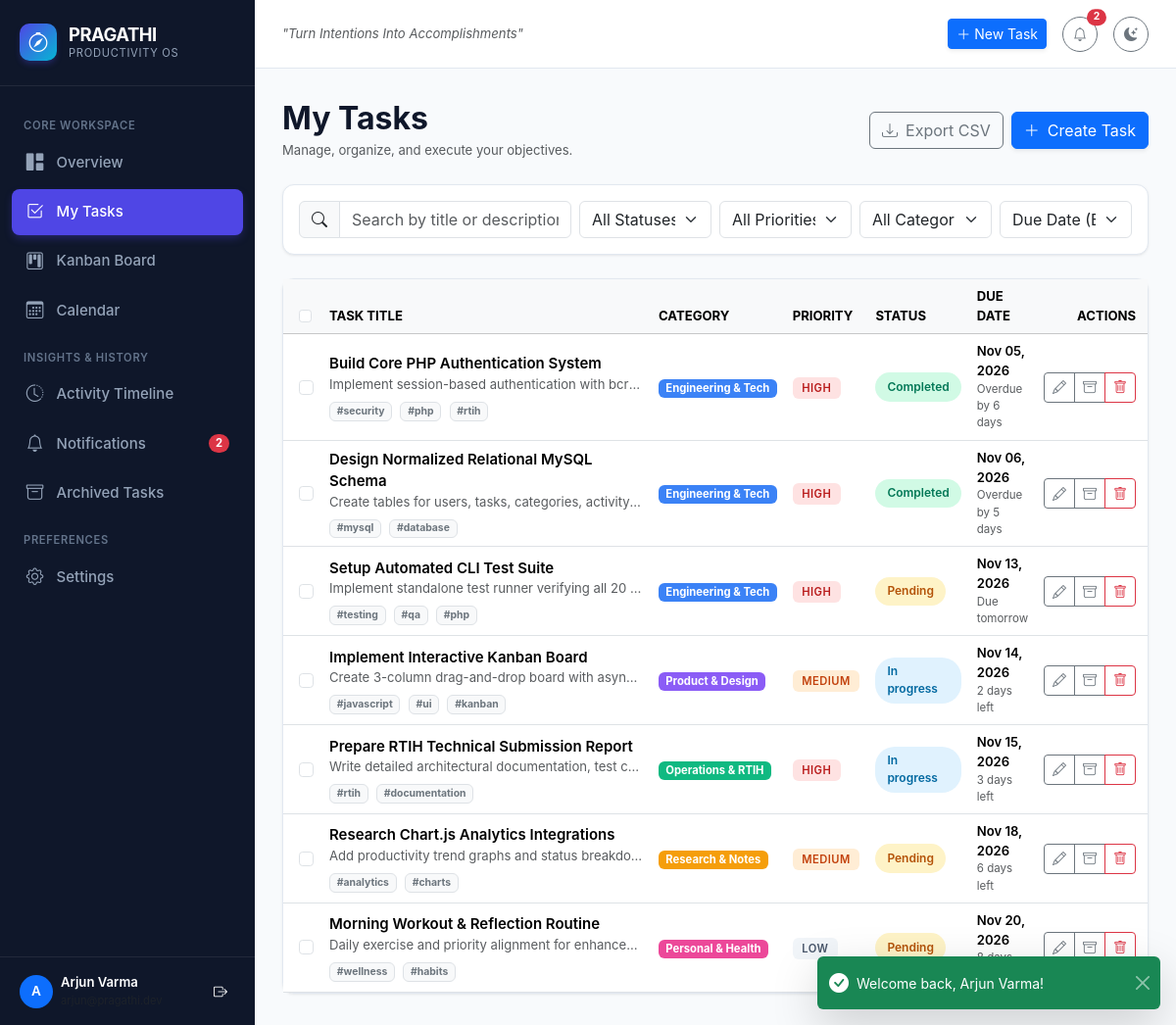
Page /tasks (signed in) on the committed database.
### tables this page shows
CREATE TABLE `tasks` (
    `id` INT AUTO_INCREMENT PRIMARY KEY,
    `user_id` INT NOT NULL,
    `category_id` INT NULL,
    `title` VARCHAR(255) NOT NULL,
    `description` TEXT NULL,
    `status` ENUM('pending', 'in_progress', 'completed') NOT NULL DEFAULT 'pending',
    `priority` ENUM('low', 'medium', 'high') NOT NULL DEFAULT 'medium',
    `due_date` DATE NULL,
    `tags` VARCHAR(255) NULL,
    `created_at` TIMESTAMP DEFAULT CURRENT_TIMESTAMP,
    `updated_at` TIMESTAMP DEFAULT CURRENT_TIMESTAMP ON UPDATE CURRENT_TIMESTAMP,
    `archived_at` TIMESTAMP NULL DEFAULT NULL,
    FOREIGN KEY (`user_id`) REFERENCES `users`(`id`) ON DELETE CASCADE,
    FOREIGN KEY (`category_id`) REFERENCES `categories`(`id`) ON DELETE SET NULL,
    INDEX `idx_tasks_user_status` (`user_id`, `status`),
    INDEX `idx_tasks_user_due_date` (`user_id`, `due_date`),
    INDEX `idx_tasks_user_archived` (`user_id`, `archived_at`),
    INDEX `idx_tasks_user_priority` (`user_id`, `priority`)
);

CREATE TABLE `categories` (
    `id` INT AUTO_INCREMENT PRIMARY KEY,
    `user_id` INT NULL,  
    `name` VARCHAR(50) NOT NULL,
    `color` VARCHAR(20) NOT NULL DEFAULT '#6366f1',
    `icon` VARCHAR(50) NOT NULL DEFAULT 'bi-folder',
    `created_at` TIMESTAMP DEFAULT CURRENT_TIMESTAMP,
    FOREIGN KEY (`user_id`) REFERENCES `users`(`id`) ON DELETE CASCADE,
    INDEX `idx_categories_user` (`user_id`)
);

### views/tasks/index.php (the view, shortened to what the rows shown need)
<div class="d-flex flex-column flex-md-row align-items-md-center justify-content-between gap-3 mb-4">
    <div>
        <h2 class="fw-bold mb-1">My Tasks</h2>
        <p class="text-muted small mb-0">Manage, organize, and execute your objectives.</p>
    </div>
    <div class="d-flex align-items-center gap-2">
        <a href="/tasks/export?<?= http_build_query($params) ?>" class="btn btn-outline-secondary d-flex align-items-center gap-2" title="Export filtered tasks as CSV">
            <i class="bi bi-download"></i>
            <span>Export CSV</span>
        </a>
        <a href="/tasks/create" class="btn btn-primary d-flex align-items-center gap-2 shadow-sm">
            <i class="bi bi-plus-lg"></i>
            <span>Create Task</span>
        </a>
    </div>
</div>
<div class="card mb-4">
    <div class="card-body">
        <form action="/tasks" method="GET" class="row g-2 align-items-center">
            <div class="col-12 col-md-4">
                <div class="input-group">
                    <span class="input-group-text"><i class="bi bi-search"></i></span>
                    <input type="text" class="form-control" name="search" placeholder="Search by title or description..." value="<?= htmlspecialchars($params['search'] ?? '', ENT_QUOTES) ?>">
                </div>
            </div>
            <div class="col-6 col-md-2">
                <select class="form-select" name="status" onchange="this.form.submit()">
                    <option value="">All Statuses</option>
                </select>
            </div>
            <div class="col-6 col-md-2">
                <select class="form-select" name="priority" onchange="this.form.submit()">
                    <option value="">All Priorities</option>
                </select>
            </div>
            <div class="col-6 col-md-2">
                <select class="form-select" name="category_id" onchange="this.form.submit()">
                    <option value="">All Categories</option>
                </select>
            </div>
            <div class="col-6 col-md-2">
                <select class="form-select" name="sort" onchange="this.form.submit()">
                    <option value="due_date_asc" <?= ($params['sort'] ?? '') === 'due_date_asc' ? 'selected' : '' ?>>Due Date (Earliest)</option>
                </select>
            </div>
        </form>
    </div>
</div>
<form action="/tasks/bulk" method="POST" id="bulkForm">
    <div class="card">
        <div class="card-body p-0">
            <?php if (empty($tasks)): ?>
                <div class="text-center py-5 text-muted">
                    <i class="bi bi-inbox fs-1 text-secondary mb-2 d-block"></i>
                    <h5 class="fw-semibold">No tasks found</h5>
                    <p class="small text-muted mb-3">Try adjusting your filters or search keywords, or create a new task.</p>
                    <a href="/tasks/create" class="btn btn-sm btn-primary">
                        <i class="bi bi-plus-lg me-1"></i> Create First Task
                    </a>
                </div>
            <?php else: ?>
                <div class="table-responsive">
                    <table class="table table-hover align-middle mb-0">
                        <thead class="table-light small text-uppercase">
                            <tr>
                                <th style="width: 40px;" class="ps-3">
                                    <input type="checkbox" class="form-check-input" id="selectAllTasks" title="Select All">
                                </th>
                                <th>Task Title</th>
                                <th>Category</th>
                                <th>Priority</th>
                                <th>Status</th>
                                <th>Due Date</th>
                                <th class="text-end pe-3">Actions</th>
                            </tr>
                        </thead>
                        <tbody>
                            <?php foreach ($tasks as $task): ?>
                                <tr>
                                    <td class="ps-3">
                                        <input type="checkbox" class="form-check-input task-checkbox" name="task_ids[]" value="<?= (int)$task['id'] ?>">
                                    </td>
                                    <td>
                                        <a href="/tasks/<?= (int)$task['id'] ?>/edit" class="text-decoration-none fw-semibold text-reset d-block">
                                            <?= htmlspecialchars($task['title'], ENT_QUOTES) ?>
                                        </a>
                                        <?php if (!empty($task['description'])): ?>
                                            <div class="text-muted small text-truncate" style="max-width: 320px;">
                                                <?= htmlspecialchars($task['description'], ENT_QUOTES) ?>
                                            </div>
                                        <?php endif; ?>
                                        <?php if (!empty($task['tags'])): ?>
                                            <div class="mt-1">
                                                <?php foreach (explode(',', $task['tags']) as $tag): ?>
                                                    <span class="badge bg-light text-secondary border me-1" style="font-size: 0.65rem;">#<?= htmlspecialchars(trim($tag), ENT_QUOTES) ?></span>
                                                <?php endforeach; ?>
                                            </div>
                                        <?php endif; ?>
                                    </td>
                                    <td>
                                        <?php if (!empty($task['category_name'])): ?>
                                            <span class="badge" style="background-color: <?= htmlspecialchars($task['category_color'] ?? '#6366f1', ENT_QUOTES) ?>;">
                                                <?= htmlspecialchars($task['category_name'], ENT_QUOTES) ?>
                                            </span>
                                        <?php else: ?>
                                            <span class="text-muted small">None</span>
                                        <?php endif; ?>
                                    </td>
                                    <td>
                                        <span class="badge-priority priority-<?= $task['priority'] ?>">
                                            <?= ucfirst($task['priority']) ?>
                                        </span>
                                    </td>
                                    <td>
                                        <span class="badge-status status-<?= $task['status'] ?>">
                                            <?= ucfirst(str_replace('_', ' ', $task['status'])) ?>
                                        </span>
                                    </td>
                                    <td>
                                        <?php if (!empty($task['due_date'])): ?>
                                            <div class="small fw-semibold"><?= \App\Helpers\Sanitizer::formatDate($task['due_date']) ?></div>
                                            <div class="text-muted" style="font-size: 0.72rem;">
                                                <?= \App\Helpers\Sanitizer::overdueText($task['due_date']) ?>
                                            </div>
                                        <?php else: ?>
                                            <span class="text-muted small">No due date</span>
                                        <?php endif; ?>
                                    </td>
                                    <td class="text-end pe-3">
                                        <div class="btn-group btn-group-sm">
                                            <a href="/tasks/<?= (int)$task['id'] ?>/edit" class="btn btn-outline-secondary" title="Edit Task">
                                                <i class="bi bi-pencil"></i>
                                            </a>
                                            <button type="button" class="btn btn-outline-secondary" title="Archive Task" onclick="submitSingleAction('/tasks/<?= (int)$task['id'] ?>/archive', 'Archive this task?')">
                                                <i class="bi bi-archive"></i>
                                            </button>
                                            <button type="button" class="btn btn-outline-danger" title="Delete Task" onclick="submitSingleAction('/tasks/<?= (int)$task['id'] ?>/delete', 'Permanently delete this task?')">
                                                <i class="bi bi-trash"></i>
                                            </button>
                                        </div>
                                    </td>
                                </tr>
                            <?php endforeach; ?>
                        </tbody>
                    </table>
                </div>
            <?php endif; ?>
        </div>
    </div>
</form>

### routes/Router.php (shortened to what the rows shown need)
<?php
class Router
{
    private array $routes = [];
    private function addRoute(string $method, string $path, string $handler, array $middleware): void
    {
        $this->routes[] = [
            'method' => $method,
            'path' => $path,
            'handler' => $handler,
            'middleware' => $middleware,
        ];
    }
    public function dispatch(string $requestMethod, string $requestUri): void
    {
        $path = parse_url($requestUri, PHP_URL_PATH) ?: '/';
        foreach ($this->routes as $route) {
            if ($route['method'] !== $requestMethod) {
                continue;
            }
            $pattern = preg_replace('/\{([a-zA-Z0-9_]+)\}/', '([^/]+)', $route['path']);
            $pattern = '#^' . $pattern . '$#';
            if (preg_match($pattern, $path, $matches)) {
                array_shift($matches);
                [$controllerName, $action] = explode('@', $route['handler']);
                $controller = new $fqcn();
                call_user_func_array([$controller, $action], $matches);
                return;
            }
        }
    }
}

### rows in the picture
tasks: title "Build Core PHP Authentication System", description "Implement session-based authentication with bcr…", tags "security", tags "php", tags "rtih", category.name "Engineering & Tech", priority "HIGH", status "Completed", due_date "Nov 05, 2026", due_date "Overdue by 6 days"
tasks: title "Design Normalized Relational MySQL Schema", description "Create tables for users, tasks, categories, activity…", tags "mysql", tags "database", category.name "Engineering & Tech", priority "HIGH", status "Completed", due_date "Nov 06, 2026", due_date "Overdue by 5 days"
tasks: title "Setup Automated CLI Test Suite", description "Implement standalone test runner verifying all 20…", tags "testing", tags "qa", tags "php", category.name "Engineering & Tech", priority "HIGH", status "Pending", due_date "Nov 13, 2026", due_date "Due tomorrow"
tasks: title "Implement Interactive Kanban Board", description "Create 3-column drag-and-drop board with asyn…", tags "javascript", tags "ui", tags "kanban", category.name "Product & Design", priority "MEDIUM", status "In progress", due_date "Nov 14, 2026", due_date "2 days left"
tasks: title "Prepare RTIH Technical Submission Report", description "Write detailed architectural documentation, test c…", tags "rtih", tags "documentation", category.name "Operations & RTIH", priority "HIGH", status "In progress", due_date "Nov 15, 2026", due_date "3 days left"
tasks: title "Research Chart.js Analytics Integrations", description "Add productivity trend graphs and status breakdo…", tags "analytics", tags "charts", category.name "Research & Notes", priority "MEDIUM", status "Pending", due_date "Nov 18, 2026", due_date "6 days left"
tasks: title "Morning Workout & Reflection Routine", description "Daily exercise and priority alignment for enhance…", tags "wellness", tags "habits", category.name "Personal & Health", priority "LOW", status "Pending", due_date "Nov 20, 2026"

### other values in the picture
$msg "Welcome back, Arjun Varma!"
